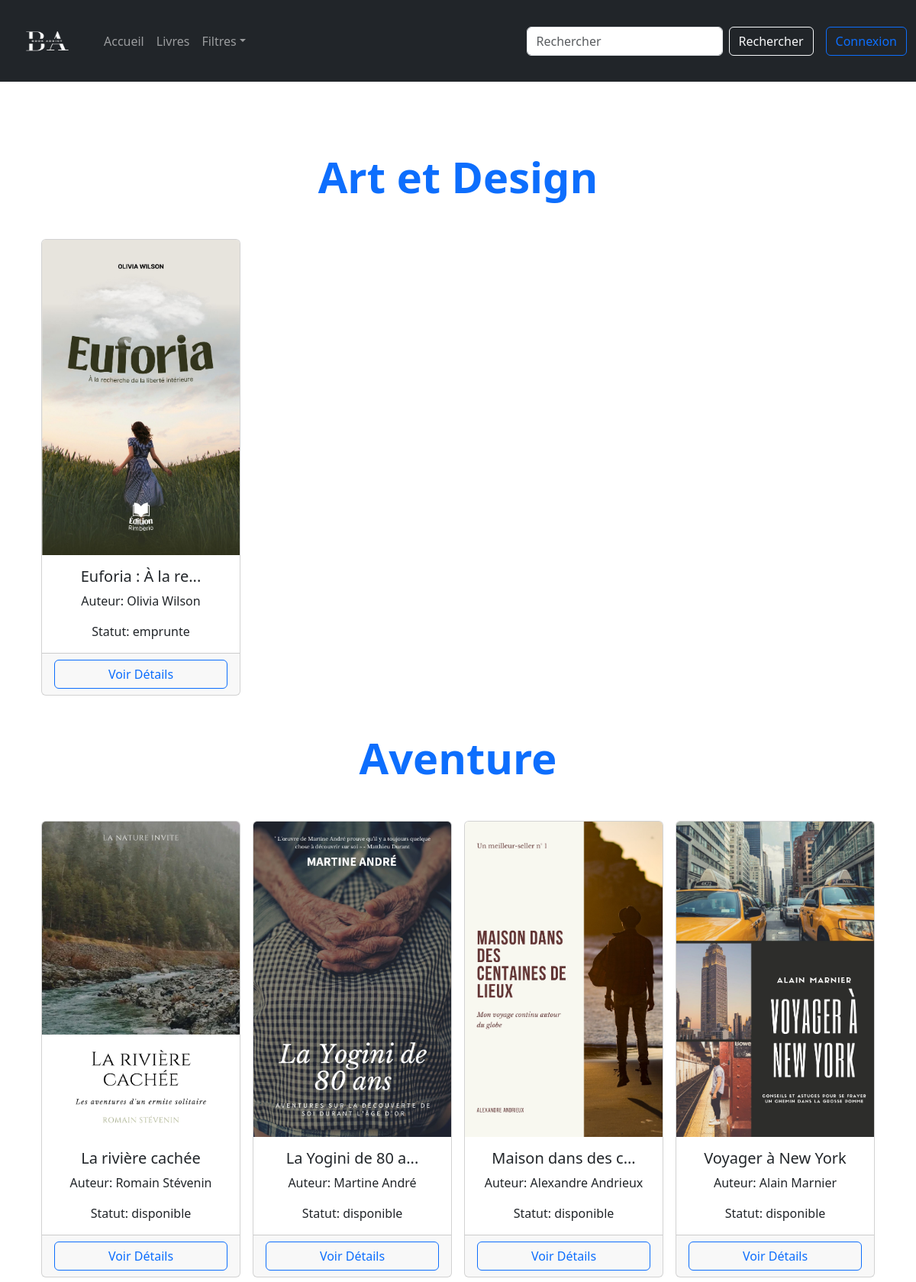
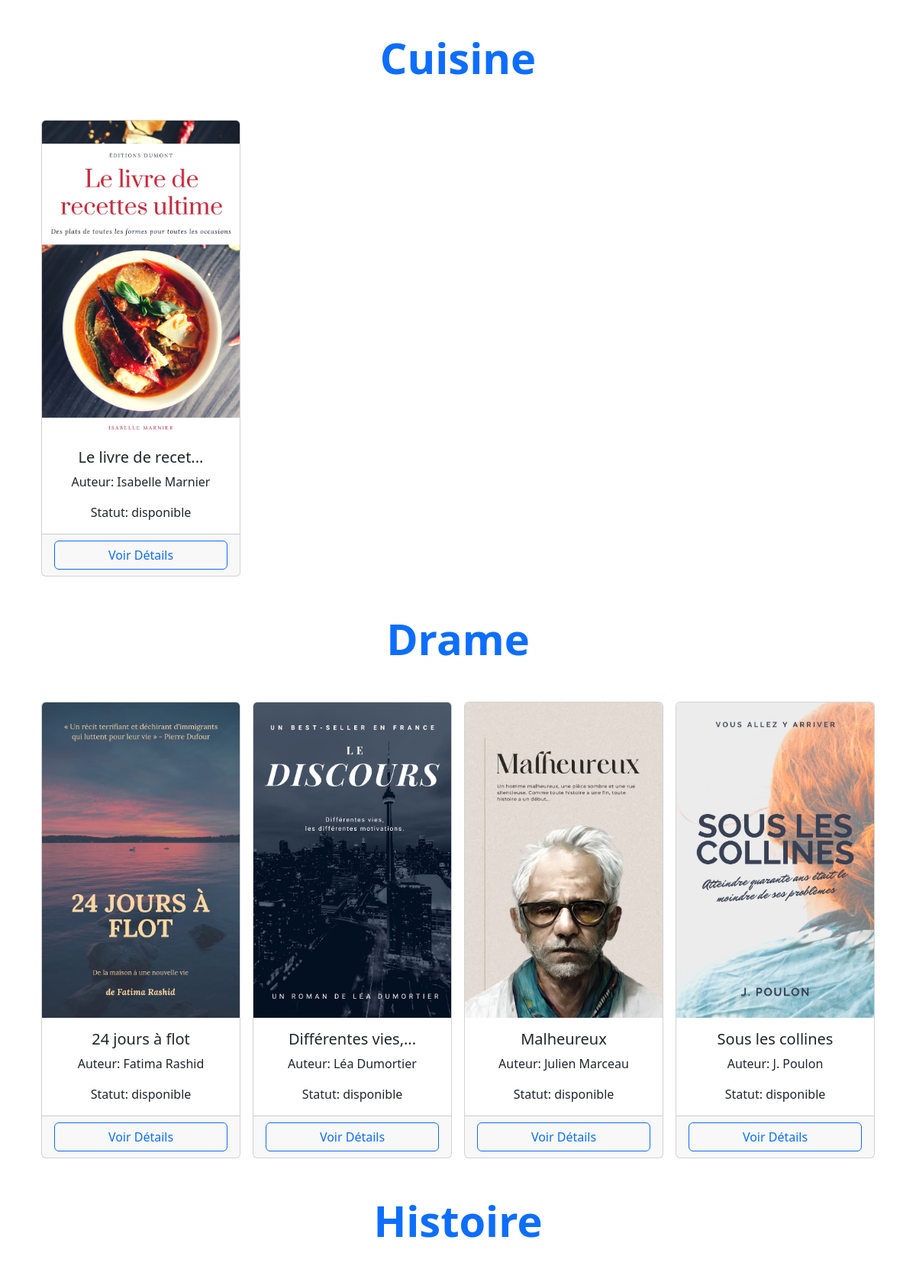
/index.php?p=categories (upper part), run on the app's committed database (2 pictures, top to bottom).
### tables this page shows
CREATE TABLE IF NOT EXISTS `livres` (
  `id_livre` int NOT NULL AUTO_INCREMENT,
  `titre` varchar(255) NOT NULL,
  `auteur` varchar(100) NOT NULL,
  `categorie` varchar(100) DEFAULT NULL,
  `isbn` varchar(13) DEFAULT NULL,
  `statut` enum('disponible','emprunte') DEFAULT 'disponible',
  `date_ajout` timestamp NULL DEFAULT CURRENT_TIMESTAMP,
  `image` varchar(255) NOT NULL,
  `description` text NOT NULL,
  PRIMARY KEY (`id_livre`),
  UNIQUE KEY `isbn` (`isbn`)
);

### model/interfaceModel.php (called while the page is built, shortened)
<?php
   function afficheLivresParCategorie(): array
   {
       try {
           $pdo = dbConnect();
           $pdoStatement = $pdo->prepare('
           SELECT *
           FROM livres
           ORDER BY categorie ASC, titre ASC
       ');
           $pdoStatement->execute();
           $result = $pdoStatement->fetchAll(PDO::FETCH_ASSOC);
           $livresParCategorie = [];
           foreach ($result as $row) {
               $categorie = $row['categorie'];
               $livresParCategorie[$categorie][] = $row;
           }
           return $livresParCategorie;
       } catch (PDOException $e) {
           echo "Erreur : " . $e->getMessage();
           return [];
       }
   }
   ?>

### controleur/interfaceControleur.php (called while the page is built, shortened)
<?php
require_once("./model/interfaceModel.php");
function categoriesPage()
{
    $livresParCategorie = afficheLivresParCategorie();
    require("./view/livresParCategorieView.php");
}
?>

### view/livresParCategorieView.php (the view, shortened to what this page needs)
<?php if (isset($livresParCategorie)): ?>
    <?php foreach ($livresParCategorie as $categorie => $livres): ?>
        <div class="container my-5">
            <h3 class="text-center display-4 fw-bold text-primary"><?= $categorie ?></h3>
        </div>
        <div class="container text-center">
            <div class="row row-cols-2 row-cols-md-3 row-cols-lg-4 g-3">
                <?php foreach ($livres as $livre): ?>
                    <div class="col">
                        <div class="card hover-zoom">
                            <img src="<?= URL_ASSETS . 'images/' . $livre['image']; ?>" class="card-img-top" alt="Image du livre">
                            <div class="card-body">
                                <h5 class="card-title"><?= mb_strimwidth($livre["titre"], 0, 20, "..."); ?></h5>
                                <p class="card-text">Auteur: <?= mb_strimwidth($livre["auteur"], 0, 20, "..."); ?></p>
                                <p class="card-text">Statut: <?= $livre["statut"] ?></p>
                            </div>
                            <div class="card-footer text-center">
                                <a href="index.php?p=detailLivre&idLivre=<?= $livre["id_livre"] ?>" class="btn btn-outline-primary w-100">Voir Détails</a>
                            </div>
                        </div>
                    </div>
                <?php endforeach; ?>
            </div>
        </div>
    <?php endforeach; ?>
<?php endif; ?>
<?php
require("./view/template/templateAccueil.php");
?>

### assets/css/style.css (style rules this page uses)
.hover-zoom { transition: transform 0.3s ease; }

### data on the page
livres: image (picture), titre "Euforia : À la re...", auteur "Olivia Wilson", statut "emprunte"
livres: image (picture), titre "La rivière cachée", auteur "Romain Stévenin", statut "disponible"
livres: image (picture), titre "La Yogini de 80 a...", auteur "Martine André", statut "disponible"
livres: image (picture), titre "Maison dans des c...", auteur "Alexandre Andrieux", statut "disponible"
livres: image (picture), titre "Voyager à New York", auteur "Alain Marnier", statut "disponible"
livres: image (picture), titre "Le livre de recet...", auteur "Isabelle Marnier", statut "disponible"
livres: image (picture), titre "24 jours à flot", auteur "Fatima Rashid", statut "disponible"
livres: image (picture), titre "Différentes vies,...", auteur "Léa Dumortier", statut "disponible"
livres: image (picture), titre "Malheureux", auteur "Julien Marceau", statut "disponible"
livres: image (picture), titre "Sous les collines", auteur "J. Poulon", statut "disponible"

### other printed values
$categorie "Art et Design"
$categorie "Aventure"
$categorie "Cuisine"
$categorie "Drame"
$categorie "Histoire"
